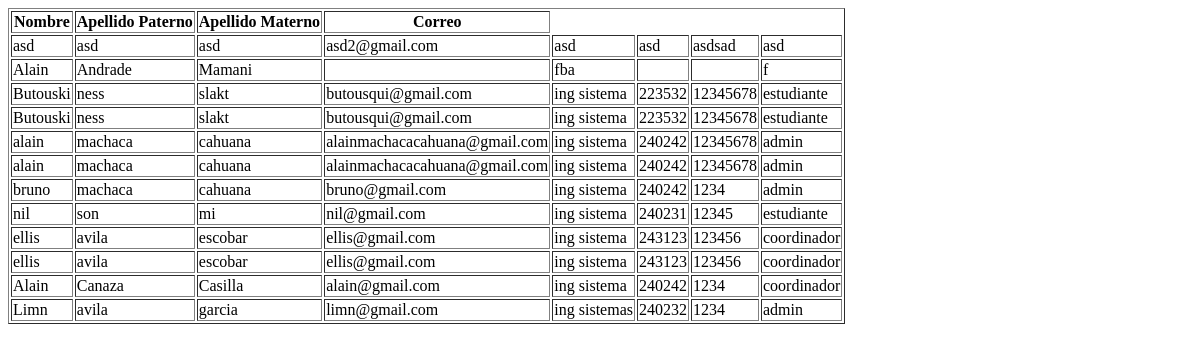
The page /listarpersona/ on the database as committed earlier.
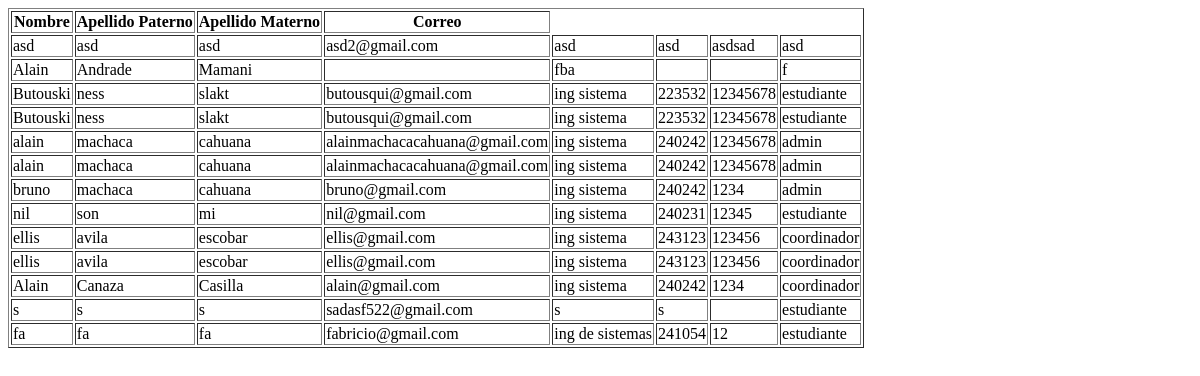
The same page on the database as committed later.
### ReservaCanchasUNA/models.py (models this page shows, shortened)
class Persona(models.Model):
    nombre = models.CharField(max_length=100, blank=True, null=True)
    apellido_paterno = models.CharField(max_length=100, blank=True, null=True)
    apellido_materno = models.CharField(max_length=100, blank=True, null=True)
    correo = models.EmailField(max_length=100, unique=True, blank=True, null=True)
    escuela = models.CharField(max_length=100, blank=True, null=True)
    codigo = models.IntegerField( unique=True,
        blank=True, # Considera cambiar a False si siempre debe ser obligatorio
        null=True,  # Considera cambiar a False si siempre debe ser obligatorio
        validators=[
            MinValueValidator(100000, message="El código debe tener 6 dígitos."),
            MaxValueValidator(999999, message="El código debe tener 6 dígitos.")
        ]
    )
    contrasena = models.CharField(max_length=100, blank=True, null=True)
    rol = models.CharField(max_length=100, default='estudiante', null=False)

### ReservaCanchasUNA/views.py (the view)
# urls.py: path('listarpersona/', views.listar_personas, name='listar_personas'),
def listar_personas(request):
    return render(request, "ReservaCanchasUNA/lista_personas.html",{"personas":models.Persona.objects.all()})

### ReservaCanchasUNA/templates/ReservaCanchasUNA/lista_personas.html (shortened to what this page needs)
{% load crispy_forms_tags %}
<!DOCTYPE html>
<html lang="en">
<head>
</head>
<body>
  <table border="1">
    <thead>
        <tr>
            <th>Nombre</th>
            <th>Apellido Paterno</th>
            <th>Apellido Materno</th>
             <th>Correo</th>
        </tr>
    </thead>
    <tbody>
        {% for persona in personas %}
        <tr>
            <td>{{ persona.nombre }}</td>
            <td>{{ persona.apellido_paterno }}</td>
            <td>{{ persona.apellido_materno }}</td>
            <td>{{ persona.correo }}</td>
            <td>{{ persona.escuela }}</td>
            <td>{{ persona.codigo }}</td>
            <td>{{ persona.contrasena }}</td>
            <td>{{ persona.rol }}</td>
        </tr>
        {% endfor %}
    </tbody>
</table>
</body>
</html>

Rows that differ between the two databases and show on the page:
changed Persona: nombre "Limn" → "s"; apellido_paterno "avila" → "s"; apellido_materno "garcia" → "s"; correo "limn@gmail.com" → "sadasf522@gmail.com"; escuela "ing sistemas" → "s"; codigo "240232" → "s"; rol "admin" → "estudiante"; contrasena "1234" → (not shown)
added Persona: nombre "fa", apellido_paterno "fa", apellido_materno "fa", correo "fabricio@gmail.com", escuela "ing de sistemas", codigo "241054", contrasena "12", rol "estudiante"
